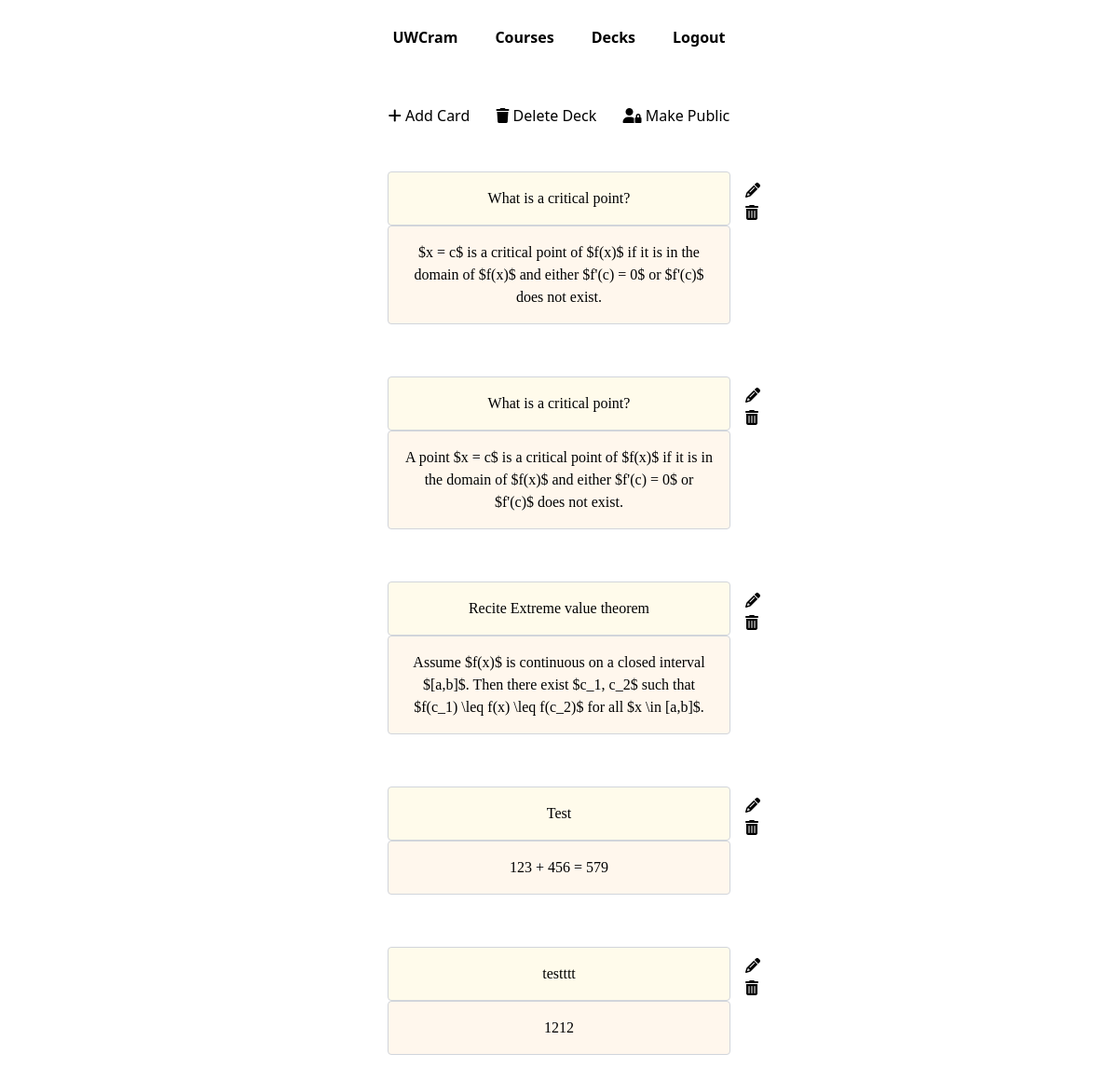
Page /edit/4 (signed in) on the earlier database version.
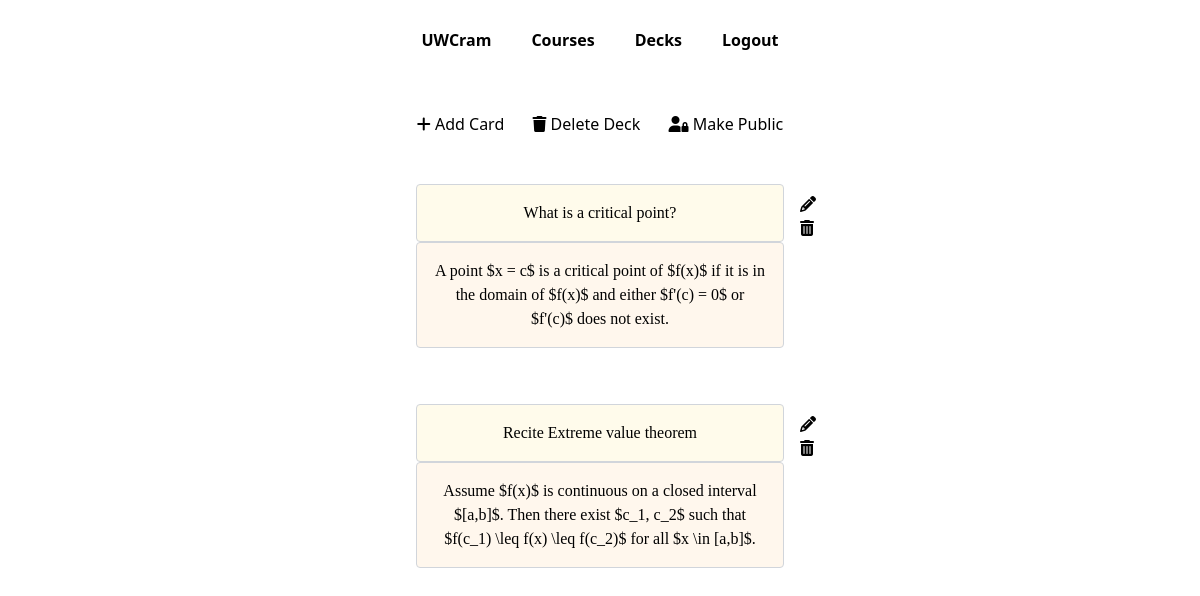
Same page on the later database version.
### webapp/models.py (models this page shows)
class Card(models.Model):
    writer = models.ForeignKey(User, on_delete=models.CASCADE)
    front = models.TextField()
    back = models.TextField()
    deck = models.ForeignKey(Deck, on_delete=models.CASCADE, related_name='cards')

### webapp/views.py (the view)
# urls.py: path("edit/<int:deck_id>",views.edit,name="edit"),
@login_required
def edit(request, deck_id):
    deck = Deck.objects.get(id=deck_id)
    if deck.writer != request.user:
        return HttpResponseForbidden("You are not authorized to edit this deck.")
    return render(request, 'webapp/edit.html', {
        "cards": deck.cards.all(),
        "deck": deck
    })

### webapp/templates/webapp/edit.html
{% extends "webapp/layout.html" %}
{% block body %}
<div class="gap-4 m-8 text-center">
    <a href="{% url 'add' deck.id %}" class="mx-3">
        <i class="fa-solid fa-plus"></i> Add Card
    </a>
    <a href="{% url 'delete-deck' deck.id %}" class="mx-3">
        <i class="fa-solid fa-trash"></i> Delete Deck
    </a>
    <a href="{% url 'edit-public' deck.id %}" class="mx-3">
        <i class="fa-solid fa-user-lock"></i>
        {% if deck.public %}
            Make Private
        {% else %}
            Make Public
        {% endif %}
    </a>
</div>
{% for card in cards %}
    <div class="grid grid-cols-3 my-6">
        <div class=""></div>
        <div class="flex flex-col justify-center font-serif p-4 w-full">
            <div class="front-page flex-1 text-center border border-gray-300 rounded p-4 bg-amber-50">
                {{ card.front }}
            </div>
            <div class="back-page flex-1 text-center border border-gray-300 rounded p-4 bg-orange-50">
                {{ card.back }}
            </div>
        </div>
        <div class="pt-6">
            <p>
                <a
                    href="{% url 'change' card.id %}"
                >
                    <i class="fa-solid fa-pencil"></i>
                </a>
            </p>
            <p>
                <a
                    href="{% url 'delete-card' card.id %}"
                >
                    <i class="fa-solid fa-trash-can"></i>
                </a>
            </p>
        </div>
    </div>
{% endfor %}
{% endblock %}

Differences in the rows shown:
removed Card: front "What is a critical point?", back "$x = c$ is a critical point of $f(x)$ if it is in the domain of $f(x)$ and either $f'(c) = 0$ or $f'(c)$ does not exist."
removed Card: front "Test", back "123 + 456 = 579"
removed Card: front "testttt", back "1212"
